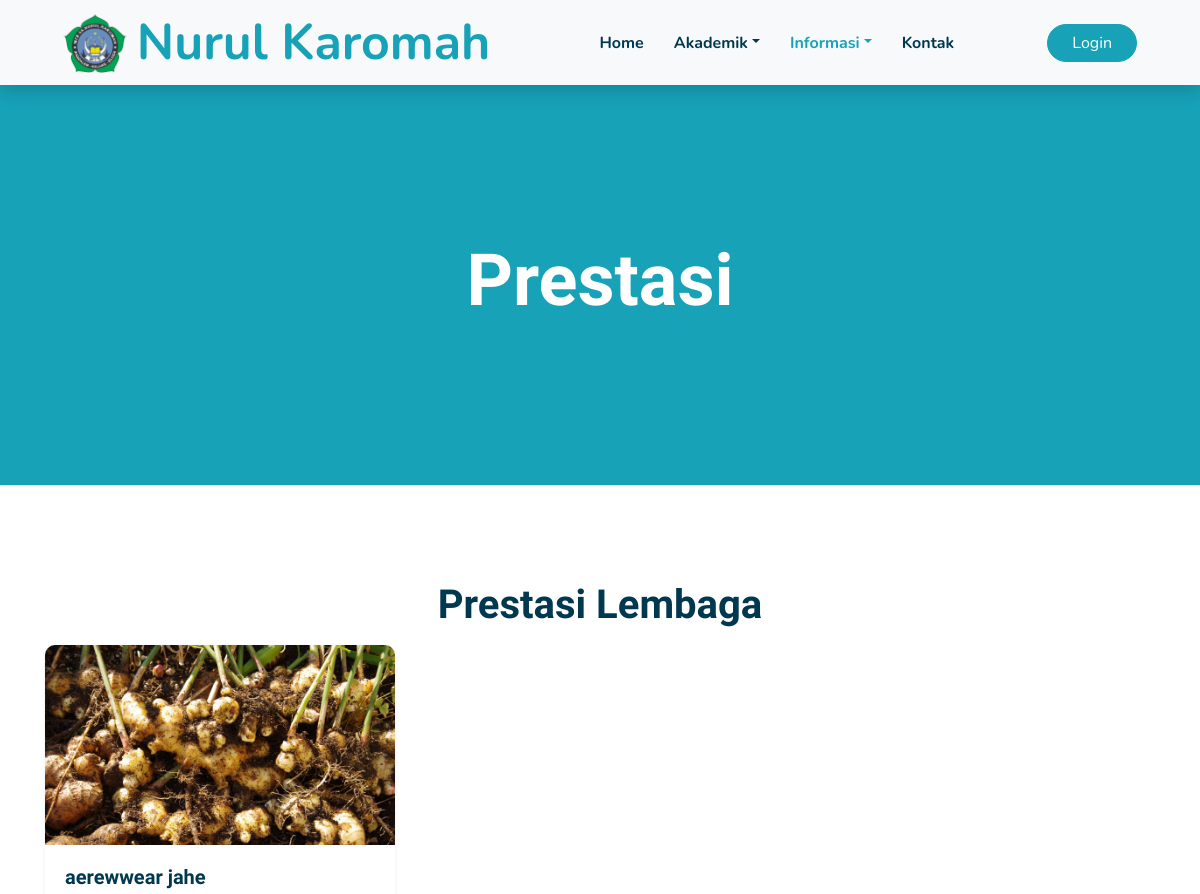
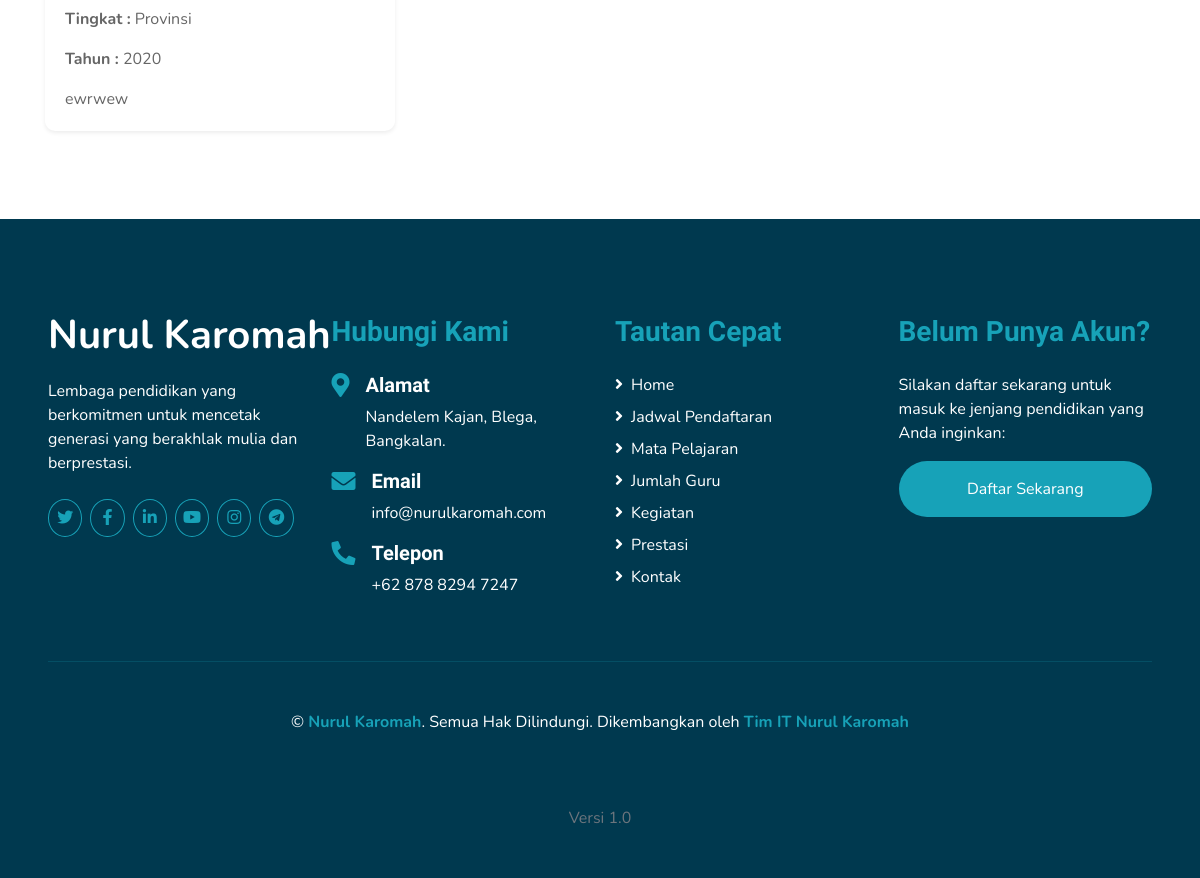
The page /prestasi.php on the database its author committed (2 pictures, top to bottom).
### tables this page shows
CREATE TABLE `prestasi_lembaga` (
  `prestasi_lembaga_id` int(11) NOT NULL,
  `nama_prestasi` varchar(255) NOT NULL,
  `tingkat` enum('Kabupaten','Provinsi','Nasional','Internasional') NOT NULL,
  `tahun` year(4) NOT NULL,
  `deskripsi` text NOT NULL,
  `foto` varchar(255) NOT NULL,
  `admin_id` int(11) DEFAULT NULL
);

### prestasi.php (the view, shortened to what this page needs)
<?php
include 'config/config.php';
$sql = "SELECT * FROM prestasi_lembaga ORDER BY tahun DESC";
$result = $conn->query($sql);
?>
<!DOCTYPE html>
<html lang="en">
<head>
    <link href="https://cdnjs.cloudflare.com/ajax/libs/font-awesome/5.10.0/css/all.min.css" rel="stylesheet">
    <link href="lib/flaticon/font/flaticon.css" rel="stylesheet">
    <link href="lib/owlcarousel/assets/owl.carousel.min.css" rel="stylesheet">
    <link href="lib/lightbox/css/lightbox.min.css" rel="stylesheet">
    <link href="css/style.css" rel="stylesheet">
</head>
<body>
    <div class="container-fluid bg-light position-relative shadow">
        <nav class="navbar navbar-expand-lg bg-light navbar-light py-3 py-lg-0 px-0 px-lg-5">
            <a href="" class="navbar-brand font-weight-bold text-secondary" style="font-size: 50px; display: inline-flex; align-items: center;">
                <img src="img/nurul.png" alt="Logo" style="height: 60px; margin-right: 10px;">
                <span class="text-primary">Nurul Karomah</span>
            </a>
            <div class="collapse navbar-collapse justify-content-between" id="navbarCollapse">
                <div class="navbar-nav font-weight-bold mx-auto py-0">
                    <a href="index.php" class="nav-item nav-link ">Home</a>
                    <div class="nav-item dropdown">
                        <a href="#" class="nav-link dropdown-toggle" data-toggle="dropdown">Akademik</a>
                    </div>
                    <div class="nav-item dropdown">
                        <a href="#" class="nav-link dropdown-toggle active" data-toggle="dropdown">Informasi</a>
                    </div>
                    <a href="kontak.php" class="nav-item nav-link">Kontak</a>
                </div>
                <a href="auth/login.php" class="btn btn-primary px-4">Login</a>
            </div>
        </nav>
    </div>
    <div class="container-fluid bg-primary mb-5">
        <div class="d-flex flex-column align-items-center justify-content-center" style="min-height: 400px">
            <h3 class="display-3 font-weight-bold text-white">Prestasi</h3>
        </div>
    </div>
    <div class="container-fluid pt-5">
        <div class="container pb-3">
            <div class="text-center pb-2">
                <h1>Prestasi Lembaga</h1>
            </div>
            <div class="row">
                <?php
                if ($result->num_rows > 0) {
                    while ($row = $result->fetch_assoc()) {
                        echo "<div class='col-md-4 mb-4'>";
                        echo "<div class='card shadow-sm border-0 h-100'>";
                        echo "<img src='uploads/" . $row["foto"] . "' class='card-img-top img-prestasi' alt='Foto Prestasi'>";
                        echo "<div class='card-body'>";
                        echo "<h5 class='card-title'>" . $row["nama_prestasi"] . "</h5>";
                        echo "<p class='card-text'><strong>Tingkat :</strong> " . $row["tingkat"] . "</p>";
                        echo "<p class='card-text'><strong>Tahun :</strong> " . $row["tahun"] . "</p>";
                        echo "<p class='card-text'>" . $row["deskripsi"] . "</p>";
                        echo "</div>";
                        echo "</div>";
                        echo "</div>";
                    }
                } else {
                    echo "<div class='col-12'><p class='text-center'>Tidak ada data prestasi lembaga.</p></div>";
                }
                ?>
            </div>
        </div>
    </div>
</body>
</html>

### prestasi.php (style rules this page uses)
.img-prestasi { height: 200px; object-fit: cover; border-top-left-radius: 10px; border-top-right-radius: 10px; }
.card { transition: transform 0.3s ease-in-out; border-radius: 10px; }

### rows shown on the page
prestasi_lembaga: foto (picture), nama_prestasi "aerewwear jahe", tingkat "Provinsi", tahun "2020", deskripsi "ewrwew"
